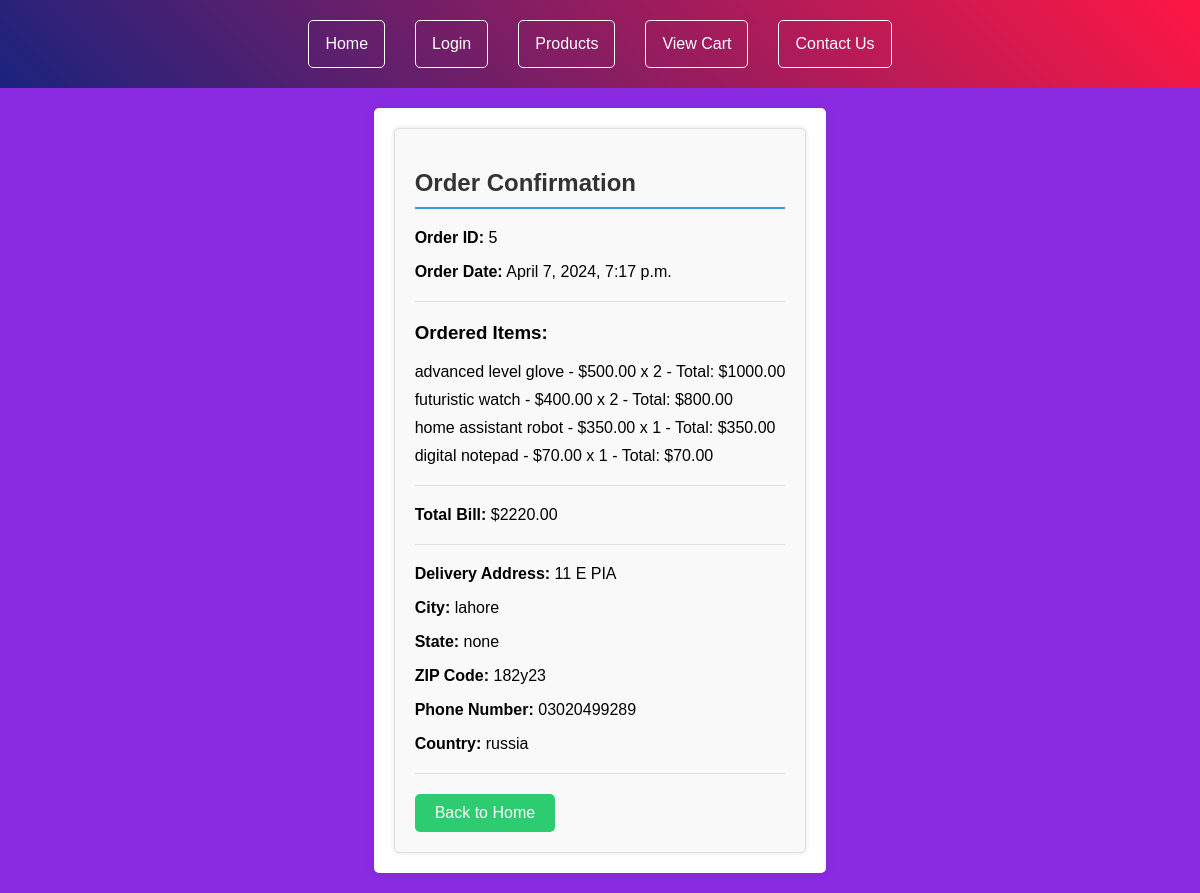
Page /gadgets/order_confirmation/ (signed in) on the committed database.
### gadgets/models.py (models this page shows, shortened)
class Order(models.Model):
    user = models.ForeignKey(User, on_delete=models.CASCADE)
    city = models.CharField(max_length=100)
    country = models.CharField(max_length=100)
    zip_code = models.CharField(max_length=10)
    phone_number = models.CharField(max_length=15)
    total_price = models.DecimalField(max_digits=10, decimal_places=2)
    created_at = models.DateTimeField(auto_now_add=True)
    state = models.CharField(max_length=100, default='New')
    address = models.CharField(max_length=255)
    products = models.TextField(blank=True)

class OrderItem(models.Model):
    order = models.ForeignKey(Order, on_delete=models.CASCADE, default=1)
    product = models.ForeignKey(Product, on_delete=models.CASCADE, default=1)
    quantity = models.PositiveIntegerField(default=1)
    total_price = models.DecimalField(max_digits=1000, decimal_places=2, default=0.0)

class Product(models.Model):
    name = models.CharField(max_length=100)
    description = models.TextField()
    price = models.DecimalField(max_digits=10, decimal_places=2)
    image = models.ImageField(upload_to='product_images/', default=None)

### gadgets/views.py (the view)
# urls.py: path('order_confirmation/', order_confirmation, name='order_confirmation'),
@login_required(login_url='/login/')
def order_confirmation(request):
    order = Order.objects.filter(user=request.user).order_by('-created_at').first()
    if order:
        order_items = OrderItem.objects.filter(order=order)
        total_bill = sum(item.total_price for item in order_items)
        return render(request, 'order_confirmation.html', {'order': order, 'order_items': order_items, 'total_bill': total_bill})
    else:
        return render(request, 'order_confirmation.html', {'order': None, 'order_items': None, 'total_bill': None})

### gadgets/templates/order_confirmation.html (shortened to what this page needs)
<!DOCTYPE html>
<html lang="en">
<head>
</head>
<body>
    {% include 'navbar.html' %}
    <div class="container">
        <div class="card">
            <h2>Order Confirmation</h2>
            {% if order %}
            <p><strong>Order ID:</strong> {{ order.id }}</p>
            <p><strong>Order Date:</strong> {{ order.created_at }}</p>
            <hr>
            <div class="items">
                <h3>Ordered Items:</h3>
                <ul>
                    {% for order_item in order_items %}
                    <li>{{ order_item.product.name }} - ${{ order_item.product.price }} x {{ order_item.quantity }} - Total: ${{ order_item.total_price }}</li>
                    {% endfor %}
                </ul>
            </div>
            <hr>
            <p><strong>Total Bill:</strong> ${{ total_bill }}</p>
            <hr>
            <p><strong>Delivery Address:</strong> {{ order.address }}</p>
            <p><strong>City:</strong> {{ order.city }}</p>
            <p><strong>State:</strong> {{ order.state }}</p>
            <p><strong>ZIP Code:</strong> {{ order.zip_code }}</p>
            <p><strong>Phone Number:</strong> {{ order.phone_number }}</p>
            <p><strong>Country:</strong> {{ order.country }}</p>
            <hr>
            <a href="{% url 'home' %}" class="btn">Back to Home</a>
            {% else %}
            <p>No order found.</p>
            {% endif %}
        </div>
    </div>
</body>
</html>

### gadgets/templates/order_confirmation.html (style rules this page uses)
body { font-family: Arial, sans-serif; margin: 0; padding: 0; background-color:#8A2BE2; }
.container { max-width:fit-content; margin: 20px auto; padding: 20px; background-color: #fff; box-shadow: 0 0 10px rgba(0, 0, 0, 0.1); border-radius: 5px; }
h2 { color: #333; border-bottom: 2px solid #3498db; padding-bottom: 10px; margin-bottom: 20px; }
.card { padding: 20px; border: 1px solid #ddd; border-radius: 5px; background-color: #f9f9f9; box-shadow: 0 0 5px rgba(0, 0, 0, 0.1); }
.items { margin-top: 20px; }
ul { list-style: none; padding: 0; margin: 0; }
li { margin-bottom: 10px; }
hr { border: none; border-top: 1px solid #ddd; margin: 20px 0; }
.btn { display: inline-block; padding: 10px 20px; background-color: #2ecc71; color: #fff; text-decoration: none; border: none; border-radius: 5px; cursor: pointer; transition: background-color 0.3s; }

### rows in the picture
Order: id "5", created_at "April 7, 2024, 7:17 p.m.", address "11 E PIA", city "lahore", state "none", zip_code "182y23", phone_number "03020499289", country "russia"
OrderItem: product.name "advanced level glove", product.price "500.00", quantity "2", total_price "1000.00"
OrderItem: product.name "futuristic watch", product.price "400.00", quantity "2", total_price "800.00"
OrderItem: product.name "home assistant robot", product.price "350.00", quantity "1", total_price "350.00"
OrderItem: product.name "digital notepad", product.price "70.00", quantity "1", total_price "70.00"

### other values in the picture
{{ total_bill }} "2220.00"
